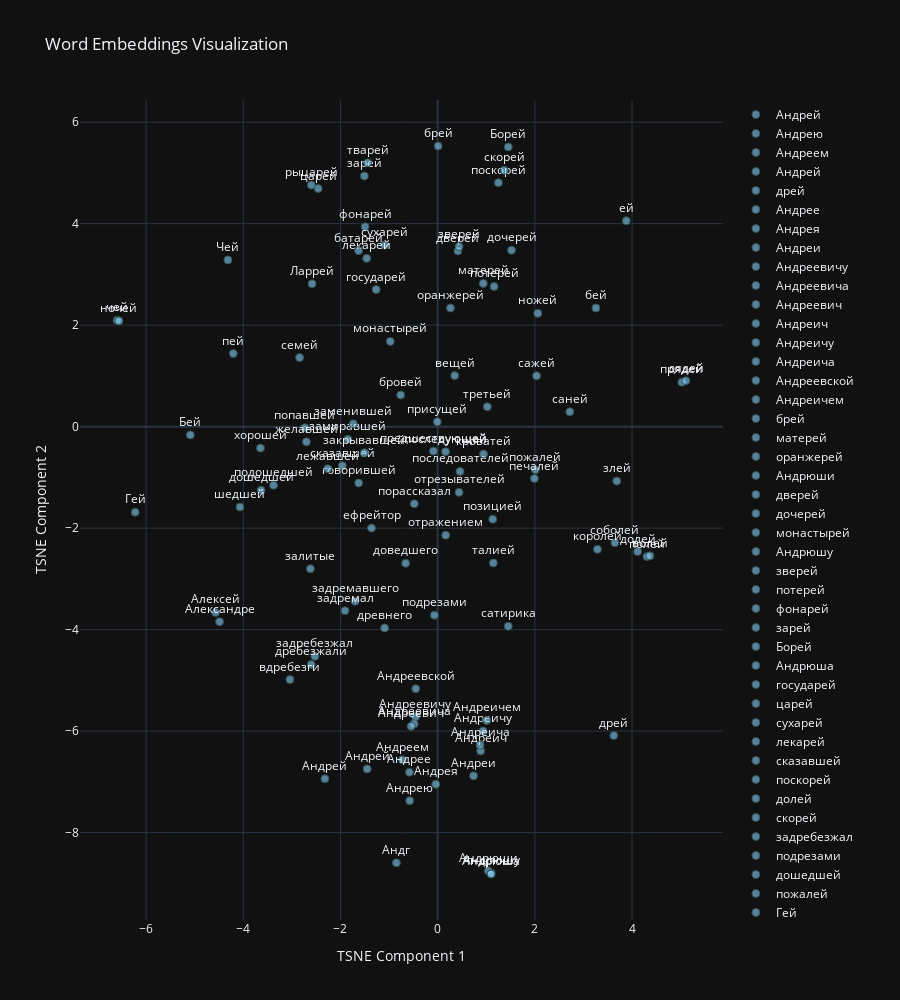

Write notebook code for a chart like this one.
### Code cell
near1, embeds = model.k_Nearest(all_words_idx, word1_idx, k=100, use_cosine=True, return_embed=True)
model.plot_embeddings([tokenizer.real_words[near1_idx] for near1_idx in near1], embeds)

### Figure 1 — Plotly figure (JSON) as saved in the notebook; plotly's stock layout.template omitted (floating-point values rounded to 4 significant figures)
{"data": [{"marker": {"color": "rgba(135, 206, 250, 0.6)", "line": {"color": "DarkSlateGrey", "width": 1}, "size": 8}, "mode": "markers+text", "name": "Андрей", "text": ["Андрей"], "textposition": "top center", "type": "scatter", "x": [-1.45], "y": [-6.744]}, {"marker": {"color": "rgba(135, 206, 250, 0.6)", "line": {"color": "DarkSlateGrey", "width": 1}, "size": 8}, "mode": "markers+text", "name": "Андрею", "text": ["Андрею"], "textposition": "top center", "type": "scatter", "x": [-0.5753], "y": [-7.37]}, {"marker": {"color": "rgba(135, 206, 250, 0.6)", "line": {"color": "DarkSlateGrey", "width": 1}, "size": 8}, "mode": "markers+text", "name": "Андреем", "text": ["Андреем"], "textposition": "top center", "type": "scatter", "x": [-0.7292], "y": [-6.565]}, {"marker": {"color": "rgba(135, 206, 250, 0.6)", "line": {"color": "DarkSlateGrey", "width": 1}, "size": 8}, "mode": "markers+text", "name": "Aндрей", "text": ["Aндрей"], "textposition": "top center", "type": "scatter", "x": [-2.32], "y": [-6.938]}, {"marker": {"color": "rgba(135, 206, 250, 0.6)", "line": {"color": "DarkSlateGrey", "width": 1}, "size": 8}, "mode": "markers+text", "name": "дрей", "text": ["дрей"], "textposition": "top center", "type": "scatter", "x": [3.625], "y": [-6.088]}, {"marker": {"color": "rgba(135, 206, 250, 0.6)", "line": {"color": "DarkSlateGrey", "width": 1}, "size": 8}, "mode": "markers+text", "name": "Андрее", "text": ["Андрее"], "textposition": "top center", "type": "scatter", "x": [-0.582], "y": [-6.81]}, {"marker": {"color": "rgba(135, 206, 250, 0.6)", "line": {"color": "DarkSlateGrey", "width": 1}, "size": 8}, "mode": "markers+text", "name": "Андрея", "text": ["Андрея"], "textposition": "top center", "type": "scatter", "x": [-0.03984], "y": [-7.047]}, {"marker": {"color": "rgba(135, 206, 250, 0.6)", "line": {"color": "DarkSlateGrey", "width": 1}, "size": 8}, "mode": "markers+text", "name": "Андреи", "text": ["Андреи"], "textposition": "top center", "type": "scatter", "x": [0.7381], "y": [-6.881]}, {"marker": {"color": "rgba(135, 206, 250, 0.6)", "line": {"color": "DarkSlateGrey", "width": 1}, "size": 8}, "mode": "markers+text", "name": "Андреевичу", "text": ["Андреевичу"], "textposition": "top center", "type": "scatter", "x": [-0.4566], "y": [-5.721]}, {"marker": {"color": "rgba(135, 206, 250, 0.6)", "line": {"color": "DarkSlateGrey", "width": 1}, "size": 8}, "mode": "markers+text", "name": "Андреевича", "text": ["Андреевича"], "textposition": "top center", "type": "scatter", "x": [-0.4837], "y": [-5.856]}, {"marker": {"color": "rgba(135, 206, 250, 0.6)", "line": {"color": "DarkSlateGrey", "width": 1}, "size": 8}, "mode": "markers+text", "name": "Андреевич", "text": ["Андреевич"], "textposition": "top center", "type": "scatter", "x": [-0.546], "y": [-5.905]}, {"marker": {"color": "rgba(135, 206, 250, 0.6)", "line": {"color": "DarkSlateGrey", "width": 1}, "size": 8}, "mode": "markers+text", "name": "Андреич", "text": ["Андреич"], "textposition": "top center", "type": "scatter", "x": [0.8843], "y": [-6.391]}, {"marker": {"color": "rgba(135, 206, 250, 0.6)", "line": {"color": "DarkSlateGrey", "width": 1}, "size": 8}, "mode": "markers+text", "name": "Андреичу", "text": ["Андреичу"], "textposition": "top center", "type": "scatter", "x": [0.9344], "y": [-5.996]}, {"marker": {"color": "rgba(135, 206, 250, 0.6)", "line": {"color": "DarkSlateGrey", "width": 1}, "size": 8}, "mode": "markers+text", "name": "Андреича", "text": ["Андреича"], "textposition": "top center", "type": "scatter", "x": [0.8727], "y": [-6.273]}, {"marker": {"color": "rgba(135, 206, 250, 0.6)", "line": {"color": "DarkSlateGrey", "width": 1}, "size": 8}, "mode": "markers+text", "name": "Андреевской", "text": ["Андреевской"], "textposition": "top center", "type": "scatter", "x": [-0.451], "y": [-5.164]}, {"marker": {"color": "rgba(135, 206, 250, 0.6)", "line": {"color": "DarkSlateGrey", "width": 1}, "size": 8}, "mode": "markers+text", "name": "Андреичем", "text": ["Андреичем"], "textposition": "top center", "type": "scatter", "x": [1.008], "y": [-5.79]}, {"marker": {"color": "rgba(135, 206, 250, 0.6)", "line": {"color": "DarkSlateGrey", "width": 1}, "size": 8}, "mode": "markers+text", "name": "брей", "text": ["брей"], "textposition": "top center", "type": "scatter", "x": [0.009088], "y": [5.53]}, {"marker": {"color": "rgba(135, 206, 250, 0.6)", "line": {"color": "DarkSlateGrey", "width": 1}, "size": 8}, "mode": "markers+text", "name": "матерей", "text": ["матерей"], "textposition": "top center", "type": "scatter", "x": [0.9386], "y": [2.823]}, {"marker": {"color": "rgba(135, 206, 250, 0.6)", "line": {"color": "DarkSlateGrey", "width": 1}, "size": 8}, "mode": "markers+text", "name": "оранжерей", "text": ["оранжерей"], "textposition": "top center", "type": "scatter", "x": [0.2632], "y": [2.337]}, {"marker": {"color": "rgba(135, 206, 250, 0.6)", "line": {"color": "DarkSlateGrey", "width": 1}, "size": 8}, "mode": "markers+text", "name": "Андрюши", "text": ["Андрюши"], "textposition": "top center", "type": "scatter", "x": [1.042], "y": [-8.752]}, {"marker": {"color": "rgba(135, 206, 250, 0.6)", "line": {"color": "DarkSlateGrey", "width": 1}, "size": 8}, "mode": "markers+text", "name": "дверей", "text": ["дверей"], "textposition": "top center", "type": "scatter", "x": [0.4155], "y": [3.461]}, {"marker": {"color": "rgba(135, 206, 250, 0.6)", "line": {"color": "DarkSlateGrey", "width": 1}, "size": 8}, "mode": "markers+text", "name": "дочерей", "text": ["дочерей"], "textposition": "top center", "type": "scatter", "x": [1.52], "y": [3.476]}, {"marker": {"color": "rgba(135, 206, 250, 0.6)", "line": {"color": "DarkSlateGrey", "width": 1}, "size": 8}, "mode": "markers+text", "name": "монастырей", "text": ["монастырей"], "textposition": "top center", "type": "scatter", "x": [-0.975], "y": [1.68]}, {"marker": {"color": "rgba(135, 206, 250, 0.6)", "line": {"color": "DarkSlateGrey", "width": 1}, "size": 8}, "mode": "markers+text", "name": "Андрюшу", "text": ["Андрюшу"], "textposition": "top center", "type": "scatter", "x": [1.105], "y": [-8.802]}, {"marker": {"color": "rgba(135, 206, 250, 0.6)", "line": {"color": "DarkSlateGrey", "width": 1}, "size": 8}, "mode": "markers+text", "name": "зверей", "text": ["зверей"], "textposition": "top center", "type": "scatter", "x": [0.4412], "y": [3.549]}, {"marker": {"color": "rgba(135, 206, 250, 0.6)", "line": {"color": "DarkSlateGrey", "width": 1}, "size": 8}, "mode": "markers+text", "name": "потерей", "text": ["потерей"], "textposition": "top center", "type": "scatter", "x": [1.162], "y": [2.763]}, {"marker": {"color": "rgba(135, 206, 250, 0.6)", "line": {"color": "DarkSlateGrey", "width": 1}, "size": 8}, "mode": "markers+text", "name": "фонарей", "text": ["фонарей"], "textposition": "top center", "type": "scatter", "x": [-1.494], "y": [3.938]}, {"marker": {"color": "rgba(135, 206, 250, 0.6)", "line": {"color": "DarkSlateGrey", "width": 1}, "size": 8}, "mode": "markers+text", "name": "зарей", "text": ["зарей"], "textposition": "top center", "type": "scatter", "x": [-1.508], "y": [4.939]}, {"marker": {"color": "rgba(135, 206, 250, 0.6)", "line": {"color": "DarkSlateGrey", "width": 1}, "size": 8}, "mode": "markers+text", "name": "Борей", "text": ["Борей"], "textposition": "top center", "type": "scatter", "x": [1.452], "y": [5.511]}, {"marker": {"color": "rgba(135, 206, 250, 0.6)", "line": {"color": "DarkSlateGrey", "width": 1}, "size": 8}, "mode": "markers+text", "name": "Андрюша", "text": ["Андрюша"], "textposition": "top center", "type": "scatter", "x": [1.099], "y": [-8.815]}, {"marker": {"color": "rgba(135, 206, 250, 0.6)", "line": {"color": "DarkSlateGrey", "width": 1}, "size": 8}, "mode": "markers+text", "name": "государей", "text": ["государей"], "textposition": "top center", "type": "scatter", "x": [-1.265], "y": [2.701]}, {"marker": {"color": "rgba(135, 206, 250, 0.6)", "line": {"color": "DarkSlateGrey", "width": 1}, "size": 8}, "mode": "markers+text", "name": "царей", "text": ["царей"], "textposition": "top center", "type": "scatter", "x": [-2.459], "y": [4.692]}, {"marker": {"color": "rgba(135, 206, 250, 0.6)", "line": {"color": "DarkSlateGrey", "width": 1}, "size": 8}, "mode": "markers+text", "name": "сухарей", "text": ["сухарей"], "textposition": "top center", "type": "scatter", "x": [-1.092], "y": [3.576]}, {"marker": {"color": "rgba(135, 206, 250, 0.6)", "line": {"color": "DarkSlateGrey", "width": 1}, "size": 8}, "mode": "markers+text", "name": "лекарей", "text": ["лекарей"], "textposition": "top center", "type": "scatter", "x": [-1.461], "y": [3.316]}, {"marker": {"color": "rgba(135, 206, 250, 0.6)", "line": {"color": "DarkSlateGrey", "width": 1}, "size": 8}, "mode": "markers+text", "name": "сказавшей", "text": ["сказавшей"], "textposition": "top center", "type": "scatter", "x": [-1.961], "y": [-0.7703]}, {"marker": {"color": "rgba(135, 206, 250, 0.6)", "line": {"color": "DarkSlateGrey", "width": 1}, "size": 8}, "mode": "markers+text", "name": "поскорей", "text": ["поскорей"], "textposition": "top center", "type": "scatter", "x": [1.25], "y": [4.807]}, {"marker": {"color": "rgba(135, 206, 250, 0.6)", "line": {"color": "DarkSlateGrey", "width": 1}, "size": 8}, "mode": "markers+text", "name": "долей", "text": ["долей"], "textposition": "top center", "type": "scatter", "x": [4.114], "y": [-2.462]}, {"marker": {"color": "rgba(135, 206, 250, 0.6)", "line": {"color": "DarkSlateGrey", "width": 1}, "size": 8}, "mode": "markers+text", "name": "скорей", "text": ["скорей"], "textposition": "top center", "type": "scatter", "x": [1.369], "y": [5.05]}, {"marker": {"color": "rgba(135, 206, 250, 0.6)", "line": {"color": "DarkSlateGrey", "width": 1}, "size": 8}, "mode": "markers+text", "name": "задребезжал", "text": ["задребезжал"], "textposition": "top center", "type": "scatter", "x": [-2.526], "y": [-4.526]}, {"marker": {"color": "rgba(135, 206, 250, 0.6)", "line": {"color": "DarkSlateGrey", "width": 1}, "size": 8}, "mode": "markers+text", "name": "подрезами", "text": ["подрезами"], "textposition": "top center", "type": "scatter", "x": [-0.06809], "y": [-3.716]}, {"marker": {"color": "rgba(135, 206, 250, 0.6)", "line": {"color": "DarkSlateGrey", "width": 1}, "size": 8}, "mode": "markers+text", "name": "дошедшей", "text": ["дошедшей"], "textposition": "top center", "type": "scatter", "x": [-3.632], "y": [-1.251]}, {"marker": {"color": "rgba(135, 206, 250, 0.6)", "line": {"color": "DarkSlateGrey", "width": 1}, "size": 8}, "mode": "markers+text", "name": "пожалей", "text": ["пожалей"], "textposition": "top center", "type": "scatter", "x": [2.01], "y": [-0.8491]}, {"marker": {"color": "rgba(135, 206, 250, 0.6)", "line": {"color": "DarkSlateGrey", "width": 1}, "size": 8}, "mode": "markers+text", "name": "Гей", "text": ["Гей"], "textposition": "top center", "type": "scatter", "x": [-6.223], "y": [-1.687]}, {"marker": {"color": "rgba(135, 206, 250, 0.6)", "line": {"color": "DarkSlateGrey", "width": 1}, "size": 8}, "mode": "markers+text", "name": "рыцарей", "text": ["рыцарей"], "textposition": "top center", "type": "scatter", "x": [-2.599], "y": [4.759]}, {"marker": {"color": "rgba(135, 206, 250, 0.6)", "line": {"color": "DarkSlateGrey", "width": 1}, "size": 8}, "mode": "markers+text", "name": "батарей", "text": ["батарей"], "textposition": "top center", "type": "scatter", "x": [-1.628], "y": [3.468]}, {"marker": {"color": "rgba(135, 206, 250, 0.6)", "line": {"color": "DarkSlateGrey", "width": 1}, "size": 8}, "mode": "markers+text", "name": "талией", "text": ["талией"], "textposition": "top center", "type": "scatter", "x": [1.145], "y": [-2.686]}, {"marker": {"color": "rgba(135, 206, 250, 0.6)", "line": {"color": "DarkSlateGrey", "width": 1}, "size": 8}, "mode": "markers+text", "name": "дребезжали", "text": ["дребезжали"], "textposition": "top center", "type": "scatter", "x": [-2.603], "y": [-4.687]}, {"marker": {"color": "rgba(135, 206, 250, 0.6)", "line": {"color": "DarkSlateGrey", "width": 1}, "size": 8}, "mode": "markers+text", "name": "задремавшего", "text": ["задремавшего"], "textposition": "top center", "type": "scatter", "x": [-1.699], "y": [-3.44]}, {"marker": {"color": "rgba(135, 206, 250, 0.6)", "line": {"color": "DarkSlateGrey", "width": 1}, "size": 8}, "mode": "markers+text", "name": "позицией", "text": ["позицией"], "textposition": "top center", "type": "scatter", "x": [1.133], "y": [-1.826]}, {"marker": {"color": "rgba(135, 206, 250, 0.6)", "line": {"color": "DarkSlateGrey", "width": 1}, "size": 8}, "mode": "markers+text", "name": "залитые", "text": ["залитые"], "textposition": "top center", "type": "scatter", "x": [-2.619], "y": [-2.799]}, {"marker": {"color": "rgba(135, 206, 250, 0.6)", "line": {"color": "DarkSlateGrey", "width": 1}, "size": 8}, "mode": "markers+text", "name": "попавшей", "text": ["попавшей"], "textposition": "top center", "type": "scatter", "x": [-2.732], "y": [-0.02351]}, {"marker": {"color": "rgba(135, 206, 250, 0.6)", "line": {"color": "DarkSlateGrey", "width": 1}, "size": 8}, "mode": "markers+text", "name": "прядей", "text": ["прядей"], "textposition": "top center", "type": "scatter", "x": [5.023], "y": [0.8751]}, {"marker": {"color": "rgba(135, 206, 250, 0.6)", "line": {"color": "DarkSlateGrey", "width": 1}, "size": 8}, "mode": "markers+text", "name": "пей", "text": ["пей"], "textposition": "top center", "type": "scatter", "x": [-4.206], "y": [1.44]}, {"marker": {"color": "rgba(135, 206, 250, 0.6)", "line": {"color": "DarkSlateGrey", "width": 1}, "size": 8}, "mode": "markers+text", "name": "подошедшей", "text": ["подошедшей"], "textposition": "top center", "type": "scatter", "x": [-3.377], "y": [-1.155]}, {"marker": {"color": "rgba(135, 206, 250, 0.6)", "line": {"color": "DarkSlateGrey", "width": 1}, "size": 8}, "mode": "markers+text", "name": "Ларрей", "text": ["Ларрей"], "textposition": "top center", "type": "scatter", "x": [-2.586], "y": [2.816]}, {"marker": {"color": "rgba(135, 206, 250, 0.6)", "line": {"color": "DarkSlateGrey", "width": 1}, "size": 8}, "mode": "markers+text", "name": "третьей", "text": ["третьей"], "textposition": "top center", "type": "scatter", "x": [1.022], "y": [0.3912]}, {"marker": {"color": "rgba(135, 206, 250, 0.6)", "line": {"color": "DarkSlateGrey", "width": 1}, "size": 8}, "mode": "markers+text", "name": "ей", "text": ["ей"], "textposition": "top center", "type": "scatter", "x": [3.881], "y": [4.058]}, {"marker": {"color": "rgba(135, 206, 250, 0.6)", "line": {"color": "DarkSlateGrey", "width": 1}, "size": 8}, "mode": "markers+text", "name": "Андг", "text": ["Андг"], "textposition": "top center", "type": "scatter", "x": [-0.8489], "y": [-8.595]}, {"marker": {"color": "rgba(135, 206, 250, 0.6)", "line": {"color": "DarkSlateGrey", "width": 1}, "size": 8}, "mode": "markers+text", "name": "последователей", "text": ["последователей"], "textposition": "top center", "type": "scatter", "x": [0.4598], "y": [-0.8829]}, {"marker": {"color": "rgba(135, 206, 250, 0.6)", "line": {"color": "DarkSlateGrey", "width": 1}, "size": 8}, "mode": "markers+text", "name": "чей", "text": ["чей"], "textposition": "top center", "type": "scatter", "x": [-6.595], "y": [2.095]}, {"marker": {"color": "rgba(135, 206, 250, 0.6)", "line": {"color": "DarkSlateGrey", "width": 1}, "size": 8}, "mode": "markers+text", "name": "вещей", "text": ["вещей"], "textposition": "top center", "type": "scatter", "x": [0.3504], "y": [1.005]}, {"marker": {"color": "rgba(135, 206, 250, 0.6)", "line": {"color": "DarkSlateGrey", "width": 1}, "size": 8}, "mode": "markers+text", "name": "Чей", "text": ["Чей"], "textposition": "top center", "type": "scatter", "x": [-4.316], "y": [3.285]}, {"marker": {"color": "rgba(135, 206, 250, 0.6)", "line": {"color": "DarkSlateGrey", "width": 1}, "size": 8}, "mode": "markers+text", "name": "Алексей", "text": ["Алексей"], "textposition": "top center", "type": "scatter", "x": [-4.569], "y": [-3.661]}, {"marker": {"color": "rgba(135, 206, 250, 0.6)", "line": {"color": "DarkSlateGrey", "width": 1}, "size": 8}, "mode": "markers+text", "name": "Бей", "text": ["Бей"], "textposition": "top center", "type": "scatter", "x": [-5.088], "y": [-0.1632]}, {"marker": {"color": "rgba(135, 206, 250, 0.6)", "line": {"color": "DarkSlateGrey", "width": 1}, "size": 8}, "mode": "markers+text", "name": "сатирика", "text": ["сатирика"], "textposition": "top center", "type": "scatter", "x": [1.452], "y": [-3.933]}, {"marker": {"color": "rgba(135, 206, 250, 0.6)", "line": {"color": "DarkSlateGrey", "width": 1}, "size": 8}, "mode": "markers+text", "name": "замиравшей", "text": ["замиравшей"], "textposition": "top center", "type": "scatter", "x": [-1.846], "y": [-0.25]}, {"marker": {"color": "rgba(135, 206, 250, 0.6)", "line": {"color": "DarkSlateGrey", "width": 1}, "size": 8}, "mode": "markers+text", "name": "закрывавшей", "text": ["закрывавшей"], "textposition": "top center", "type": "scatter", "x": [-1.507], "y": [-0.5138]}, {"marker": {"color": "rgba(135, 206, 250, 0.6)", "line": {"color": "DarkSlateGrey", "width": 1}, "size": 8}, "mode": "markers+text", "name": "ножей", "text": ["ножей"], "textposition": "top center", "type": "scatter", "x": [2.06], "y": [2.232]}, {"marker": {"color": "rgba(135, 206, 250, 0.6)", "line": {"color": "DarkSlateGrey", "width": 1}, "size": 8}, "mode": "markers+text", "name": "кроватей", "text": ["кроватей"], "textposition": "top center", "type": "scatter", "x": [0.9442], "y": [-0.5413]}, {"marker": {"color": "rgba(135, 206, 250, 0.6)", "line": {"color": "DarkSlateGrey", "width": 1}, "size": 8}, "mode": "markers+text", "name": "соболей", "text": ["соболей"], "textposition": "top center", "type": "scatter", "x": [3.646], "y": [-2.288]}, {"marker": {"color": "rgba(135, 206, 250, 0.6)", "line": {"color": "DarkSlateGrey", "width": 1}, "size": 8}, "mode": "markers+text", "name": "говорившей", "text": ["говорившей"], "textposition": "top center", "type": "scatter", "x": [-1.626], "y": [-1.111]}, {"marker": {"color": "rgba(135, 206, 250, 0.6)", "line": {"color": "DarkSlateGrey", "width": 1}, "size": 8}, "mode": "markers+text", "name": "Александре", "text": ["Александре"], "textposition": "top center", "type": "scatter", "x": [-4.487], "y": [-3.843]}, {"marker": {"color": "rgba(135, 206, 250, 0.6)", "line": {"color": "DarkSlateGrey", "width": 1}, "size": 8}, "mode": "markers+text", "name": "саней", "text": ["саней"], "textposition": "top center", "type": "scatter", "x": [2.718], "y": [0.2927]}, {"marker": {"color": "rgba(135, 206, 250, 0.6)", "line": {"color": "DarkSlateGrey", "width": 1}, "size": 8}, "mode": "markers+text", "name": "предшествующей", "text": ["предшествующей"], "textposition": "top center", "type": "scatter", "x": [-0.08818], "y": [-0.4815]}, {"marker": {"color": "rgba(135, 206, 250, 0.6)", "line": {"color": "DarkSlateGrey", "width": 1}, "size": 8}, "mode": "markers+text", "name": "семей", "text": ["семей"], "textposition": "top center", "type": "scatter", "x": [-2.841], "y": [1.362]}, {"marker": {"color": "rgba(135, 206, 250, 0.6)", "line": {"color": "DarkSlateGrey", "width": 1}, "size": 8}, "mode": "markers+text", "name": "полей", "text": ["полей"], "textposition": "top center", "type": "scatter", "x": [4.307], "y": [-2.559]}, {"marker": {"color": "rgba(135, 206, 250, 0.6)", "line": {"color": "DarkSlateGrey", "width": 1}, "size": 8}, "mode": "markers+text", "name": "бровей", "text": ["бровей"], "textposition": "top center", "type": "scatter", "x": [-0.7608], "y": [0.6233]}, {"marker": {"color": "rgba(135, 206, 250, 0.6)", "line": {"color": "DarkSlateGrey", "width": 1}, "size": 8}, "mode": "markers+text", "name": "печалей", "text": ["печалей"], "textposition": "top center", "type": "scatter", "x": [1.991], "y": [-1.023]}, {"marker": {"color": "rgba(135, 206, 250, 0.6)", "line": {"color": "DarkSlateGrey", "width": 1}, "size": 8}, "mode": "markers+text", "name": "бей", "text": ["бей"], "textposition": "top center", "type": "scatter", "x": [3.256], "y": [2.339]}, {"marker": {"color": "rgba(135, 206, 250, 0.6)", "line": {"color": "DarkSlateGrey", "width": 1}, "size": 8}, "mode": "markers+text", "name": "желавшей", "text": ["желавшей"], "textposition": "top center", "type": "scatter", "x": [-2.7], "y": [-0.2995]}, {"marker": {"color": "rgba(135, 206, 250, 0.6)", "line": {"color": "DarkSlateGrey", "width": 1}, "size": 8}, "mode": "markers+text", "name": "тварей", "text": ["тварей"], "textposition": "top center", "type": "scatter", "x": [-1.44], "y": [5.199]}, {"marker": {"color": "rgba(135, 206, 250, 0.6)", "line": {"color": "DarkSlateGrey", "width": 1}, "size": 8}, "mode": "markers+text", "name": "шедшей", "text": ["шедшей"], "textposition": "top center", "type": "scatter", "x": [-4.068], "y": [-1.585]}, {"marker": {"color": "rgba(135, 206, 250, 0.6)", "line": {"color": "DarkSlateGrey", "width": 1}, "size": 8}, "mode": "markers+text", "name": "заменившей", "text": ["заменившей"], "textposition": "top center", "type": "scatter", "x": [-1.735], "y": [0.05799]}, {"marker": {"color": "rgba(135, 206, 250, 0.6)", "line": {"color": "DarkSlateGrey", "width": 1}, "size": 8}, "mode": "markers+text", "name": "дядей", "text": ["дядей"], "textposition": "top center", "type": "scatter", "x": [5.106], "y": [0.9052]}, {"marker": {"color": "rgba(135, 206, 250, 0.6)", "line": {"color": "DarkSlateGrey", "width": 1}, "size": 8}, "mode": "markers+text", "name": "сажей", "text": ["сажей"], "textposition": "top center", "type": "scatter", "x": [2.035], "y": [1.001]}, {"marker": {"color": "rgba(135, 206, 250, 0.6)", "line": {"color": "DarkSlateGrey", "width": 1}, "size": 8}, "mode": "markers+text", "name": "ефрейтор", "text": ["ефрейтор"], "textposition": "top center", "type": "scatter", "x": [-1.361], "y": [-1.998]}, {"marker": {"color": "rgba(135, 206, 250, 0.6)", "line": {"color": "DarkSlateGrey", "width": 1}, "size": 8}, "mode": "markers+text", "name": "отрезывателей", "text": ["отрезывателей"], "textposition": "top center", "type": "scatter", "x": [0.4399], "y": [-1.295]}, {"marker": {"color": "rgba(135, 206, 250, 0.6)", "line": {"color": "DarkSlateGrey", "width": 1}, "size": 8}, "mode": "markers+text", "name": "порассказал", "text": ["порассказал"], "textposition": "top center", "type": "scatter", "x": [-0.4813], "y": [-1.52]}, {"marker": {"color": "rgba(135, 206, 250, 0.6)", "line": {"color": "DarkSlateGrey", "width": 1}, "size": 8}, "mode": "markers+text", "name": "отражением", "text": ["отражением"], "textposition": "top center", "type": "scatter", "x": [0.1648], "y": [-2.14]}, {"marker": {"color": "rgba(135, 206, 250, 0.6)", "line": {"color": "DarkSlateGrey", "width": 1}, "size": 8}, "mode": "markers+text", "name": "задремал", "text": ["задремал"], "textposition": "top center", "type": "scatter", "x": [-1.907], "y": [-3.627]}, {"marker": {"color": "rgba(135, 206, 250, 0.6)", "line": {"color": "DarkSlateGrey", "width": 1}, "size": 8}, "mode": "markers+text", "name": "злей", "text": ["злей"], "textposition": "top center", "type": "scatter", "x": [3.684], "y": [-1.073]}, {"marker": {"color": "rgba(135, 206, 250, 0.6)", "line": {"color": "DarkSlateGrey", "width": 1}, "size": 8}, "mode": "markers+text", "name": "последующей", "text": ["последующей"], "textposition": "top center", "type": "scatter", "x": [0.1616], "y": [-0.4929]}, {"marker": {"color": "rgba(135, 206, 250, 0.6)", "line": {"color": "DarkSlateGrey", "width": 1}, "size": 8}, "mode": "markers+text", "name": "вдребезги", "text": ["вдребезги"], "textposition": "top center", "type": "scatter", "x": [-3.04], "y": [-4.984]}, {"marker": {"color": "rgba(135, 206, 250, 0.6)", "line": {"color": "DarkSlateGrey", "width": 1}, "size": 8}, "mode": "markers+text", "name": "лежавшей", "text": ["лежавшей"], "textposition": "top center", "type": "scatter", "x": [-2.261], "y": [-0.8283]}, {"marker": {"color": "rgba(135, 206, 250, 0.6)", "line": {"color": "DarkSlateGrey", "width": 1}, "size": 8}, "mode": "markers+text", "name": "хорошей", "text": ["хорошей"], "textposition": "top center", "type": "scatter", "x": [-3.646], "y": [-0.4232]}, {"marker": {"color": "rgba(135, 206, 250, 0.6)", "line": {"color": "DarkSlateGrey", "width": 1}, "size": 8}, "mode": "markers+text", "name": "присущей", "text": ["присущей"], "textposition": "top center", "type": "scatter", "x": [-0.007186], "y": [0.09469]}, {"marker": {"color": "rgba(135, 206, 250, 0.6)", "line": {"color": "DarkSlateGrey", "width": 1}, "size": 8}, "mode": "markers+text", "name": "волей", "text": ["волей"], "textposition": "top center", "type": "scatter", "x": [4.366], "y": [-2.546]}, {"marker": {"color": "rgba(135, 206, 250, 0.6)", "line": {"color": "DarkSlateGrey", "width": 1}, "size": 8}, "mode": "markers+text", "name": "древнего", "text": ["древнего"], "textposition": "top center", "type": "scatter", "x": [-1.092], "y": [-3.966]}, {"marker": {"color": "rgba(135, 206, 250, 0.6)", "line": {"color": "DarkSlateGrey", "width": 1}, "size": 8}, "mode": "markers+text", "name": "ночей", "text": ["ночей"], "textposition": "top center", "type": "scatter", "x": [-6.557], "y": [2.084]}, {"marker": {"color": "rgba(135, 206, 250, 0.6)", "line": {"color": "DarkSlateGrey", "width": 1}, "size": 8}, "mode": "markers+text", "name": "королей", "text": ["королей"], "textposition": "top center", "type": "scatter", "x": [3.287], "y": [-2.418]}, {"marker": {"color": "rgba(135, 206, 250, 0.6)", "line": {"color": "DarkSlateGrey", "width": 1}, "size": 8}, "mode": "markers+text", "name": "доведшего", "text": ["доведшего"], "textposition": "top center", "type": "scatter", "x": [-0.6598], "y": [-2.693]}], "layout": {"height": 1000, "showlegend": true, "title": {"text": "Word Embeddings Visualization"}, "xaxis": {"title": {"text": "TSNE Component 1"}}, "yaxis": {"title": {"text": "TSNE Component 2"}}}}
